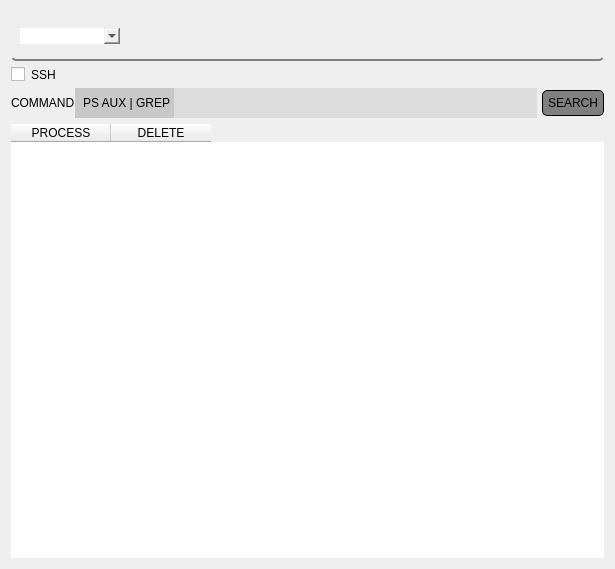
<?xml version="1.0" encoding="UTF-8"?>
<ui version="4.0">
 <class>Form</class>
 <widget class="QWidget" name="Form">
  <property name="geometry">
   <rect>
    <x>0</x>
    <y>0</y>
    <width>615</width>
    <height>569</height>
   </rect>
  </property>
  <property name="maximumSize">
   <size>
    <width>16777215</width>
    <height>16777215</height>
   </size>
  </property>
  <property name="windowTitle">
   <string>Form</string>
  </property>
  <property name="styleSheet">
   <string notr="true">border:none</string>
  </property>
  <layout class="QVBoxLayout" name="verticalLayout">
   <item alignment="Qt::AlignTop">
    <widget class="QGroupBox" name="groupBox">
     <property name="minimumSize">
      <size>
       <width>0</width>
       <height>50</height>
      </size>
     </property>
     <property name="maximumSize">
      <size>
       <width>16777215</width>
       <height>50</height>
      </size>
     </property>
     <property name="styleSheet">
      <string notr="true"> QGroupBox {
 background-color: qlineargradient(x1: 0, y1: 0, x2: 0, y2: 1,
                                   stop: 0 #edb514, stop: 1 #ea4000);
 border-bottom: 2px solid gray;
 border-radius: 5px;
 margin-top: 0; /* leave space at the top for the title */
}</string>
     </property>
     <property name="title">
      <string/>
     </property>
     <layout class="QHBoxLayout" name="horizontalLayout">
      <item>
       <widget class="QComboBox" name="comboBox">
        <property name="minimumSize">
         <size>
          <width>100</width>
          <height>0</height>
         </size>
        </property>
       </widget>
      </item>
      <item>
       <spacer name="horizontalSpacer_3">
        <property name="orientation">
         <enum>Qt::Horizontal</enum>
        </property>
        <property name="sizeHint" stdset="0">
         <size>
          <width>40</width>
          <height>20</height>
         </size>
        </property>
       </spacer>
      </item>
      <item>
       <widget class="QPushButton" name="settingsButton">
        <property name="minimumSize">
         <size>
          <width>15</width>
          <height>15</height>
         </size>
        </property>
        <property name="maximumSize">
         <size>
          <width>40</width>
          <height>40</height>
         </size>
        </property>
        <property name="autoFillBackground">
         <bool>false</bool>
        </property>
        <property name="styleSheet">
         <string notr="true">border: none;
background-color:none;</string>
        </property>
        <property name="text">
         <string/>
        </property>
        <property name="icon">
         <iconset>
          <normaloff>imgs/settings1.png</normaloff>imgs/settings1.png</iconset>
        </property>
       </widget>
      </item>
     </layout>
    </widget>
   </item>
   <item>
    <layout class="QHBoxLayout" name="horizontalLayout_6">
     <item>
      <widget class="QCheckBox" name="sshCheckboxUI">
       <property name="enabled">
        <bool>true</bool>
       </property>
       <property name="cursor">
        <cursorShape>PointingHandCursor</cursorShape>
       </property>
       <property name="text">
        <string>SSH</string>
       </property>
       <property name="checked">
        <bool>false</bool>
       </property>
      </widget>
     </item>
    </layout>
   </item>
   <item>
    <layout class="QVBoxLayout" name="verticalLayout_2">
     <item>
      <layout class="QHBoxLayout" name="horizontalLayout_2">
       <property name="spacing">
        <number>0</number>
       </property>
       <item>
        <widget class="QLabel" name="label">
         <property name="text">
          <string>COMMAND</string>
         </property>
        </widget>
       </item>
       <item>
        <widget class="QLabel" name="label_2">
         <property name="styleSheet">
          <string notr="true">background: rgb(200,200,200); padding-left:5px;</string>
         </property>
         <property name="text">
          <string>PS AUX | GREP</string>
         </property>
        </widget>
       </item>
       <item alignment="Qt::AlignVCenter">
        <widget class="QLineEdit" name="commandSearchQueryLineEditUI">
         <property name="minimumSize">
          <size>
           <width>0</width>
           <height>30</height>
          </size>
         </property>
         <property name="maximumSize">
          <size>
           <width>16777215</width>
           <height>16777215</height>
          </size>
         </property>
         <property name="styleSheet">
          <string notr="true">background: rgb(220,220,220); margin-right:5px</string>
         </property>
        </widget>
       </item>
       <item>
        <widget class="QPushButton" name="searchButtonUI">
         <property name="cursor">
          <cursorShape>PointingHandCursor</cursorShape>
         </property>
         <property name="styleSheet">
          <string notr="true">border: 1px solid black;
border-radius: 5px;
padding: 5px;
background: gray;</string>
         </property>
         <property name="text">
          <string>SEARCH</string>
         </property>
        </widget>
       </item>
      </layout>
     </item>
     <item>
      <widget class="QTableWidget" name="processTableWidgetUI">
       <attribute name="verticalHeaderCascadingSectionResizes">
        <bool>false</bool>
       </attribute>
       <column>
        <property name="text">
         <string>PROCESS</string>
        </property>
       </column>
       <column>
        <property name="text">
         <string>DELETE</string>
        </property>
       </column>
      </widget>
     </item>
    </layout>
   </item>
  </layout>
 </widget>
 <resources/>
 <connections/>
</ui>
